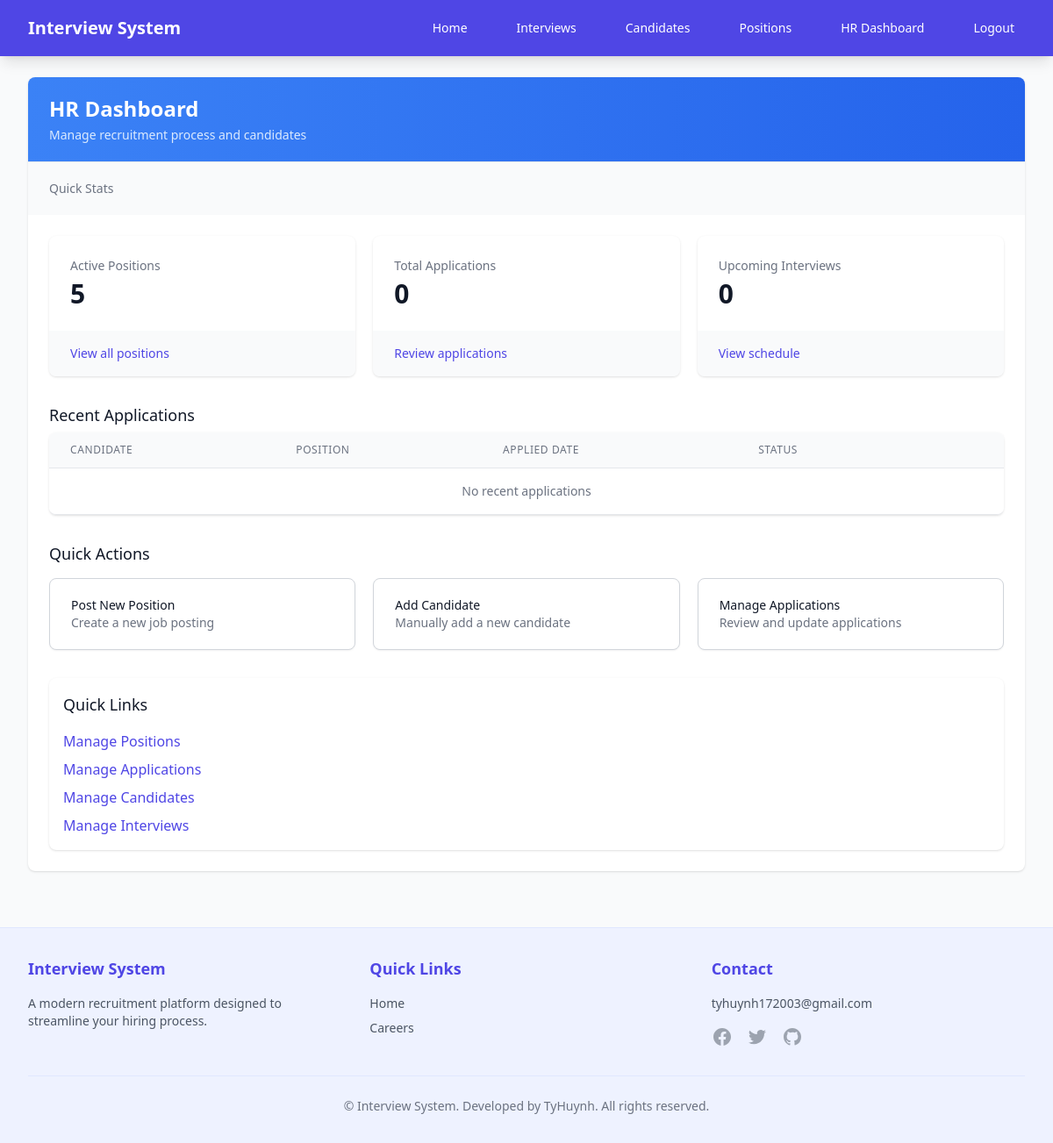
The page /hr/dashboard/ (signed in) on the database as committed earlier.
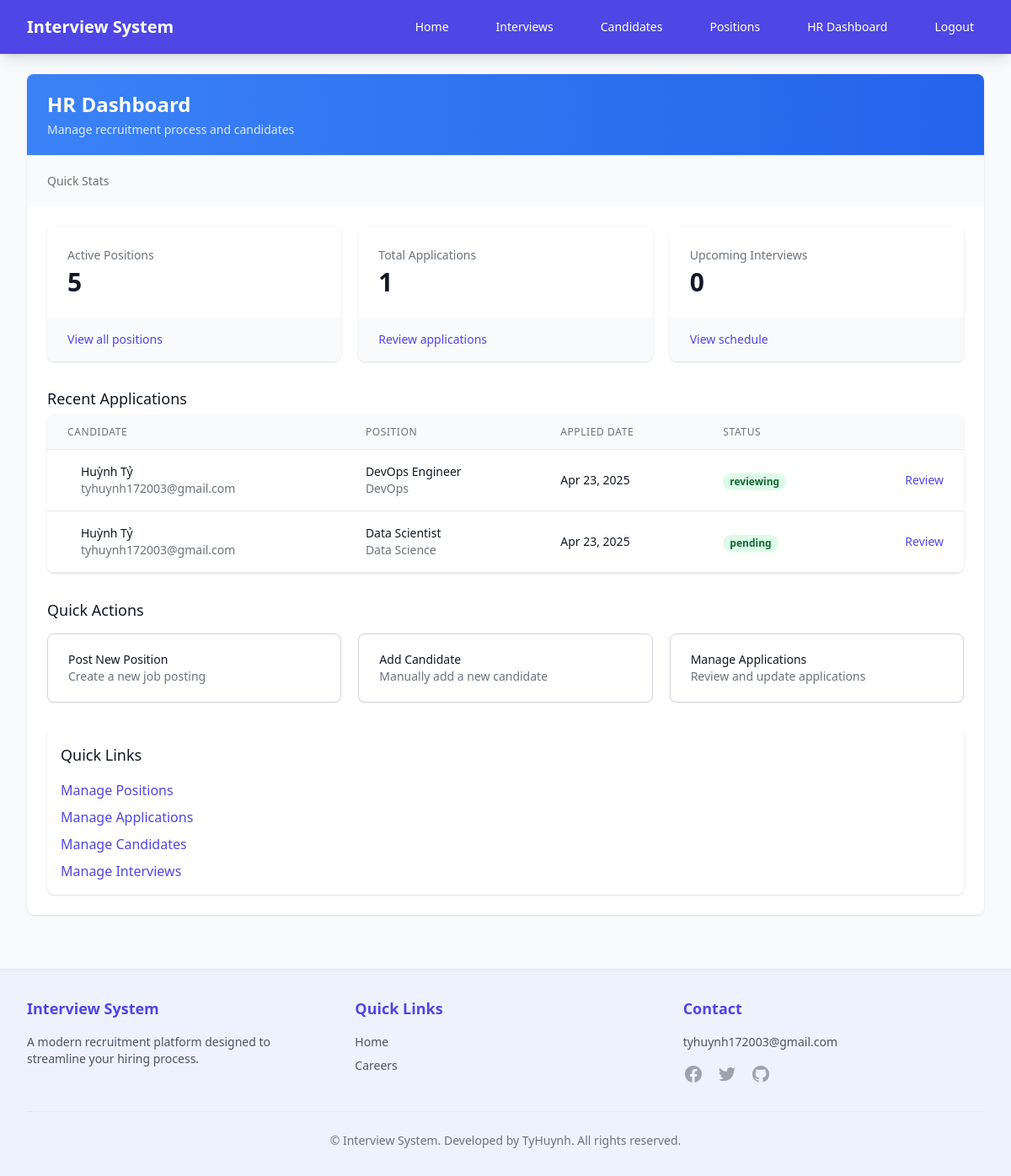
The same page on the database as committed later.
### recruitment/models.py (models this page shows, shortened)
class Application(models.Model):
    STATUS_CHOICES = [
        ('pending', 'Pending Review'),
        ('reviewing', 'Under Review'),
        ('interview', 'Interview Scheduled'),
        ('accepted', 'Accepted'),
        ('rejected', 'Rejected'),
    ]
    candidate = models.ForeignKey(Candidate, on_delete=models.CASCADE, related_name='applications')
    position = models.ForeignKey(Position, on_delete=models.CASCADE, related_name='applications')
    cover_letter = models.TextField(blank=True)
    resume = models.FileField(upload_to='resumes/', blank=True, null=True)
    created_at = models.DateTimeField(auto_now_add=True)
    updated_at = models.DateTimeField(auto_now=True)
    status = models.CharField(max_length=20, choices=STATUS_CHOICES, default='pending')

class Candidate(models.Model):
    user = models.OneToOneField(User, on_delete=models.CASCADE, null=True, blank=True)
    name = models.CharField(max_length=100)
    email = models.EmailField(unique=True)
    phone = models.CharField(max_length=20)
    resume = models.FileField(upload_to='resumes/', null=True, blank=True)
    created_at = models.DateTimeField(auto_now_add=True)

class Position(models.Model):
    title = models.CharField(max_length=100)
    description = models.TextField()
    requirements = models.TextField()
    salary_range = models.CharField(max_length=100, blank=True, null=True)  # Thêm trường lương
    department = models.CharField(max_length=100, blank=True, null=True)  # Thêm phòng ban
    is_active = models.BooleanField(default=True)
    EMPLOYMENT_TYPES = [
        ('full_time', 'Full-time'),
        ('part_time', 'Part-time'),
        ('contract', 'Contract'),
        ('temporary', 'Temporary'),
        ('internship', 'Internship'),
        ('remote', 'Remote'),
    ]
    employment_type = models.CharField(
        max_length=20,
        choices=EMPLOYMENT_TYPES,
        default='full_time',
        verbose_name='Employment Type'
    )

### recruitment/views.py (the view)
# urls.py: path('hr/dashboard/', views.hr_dashboard, name='hr_dashboard'),
@login_required
@user_passes_test(is_hr_staff)
def hr_dashboard(request):
    active_positions_count = Position.objects.filter(is_active=True).count()
    pending_applications_count = Application.objects.filter(status='pending').count()
    upcoming_interviews_count = Interview.objects.filter(
        scheduled_date__gte=timezone.now(),
        status='scheduled'
    ).count()
    recent_applications = Application.objects.all().order_by('-created_at')[:10]
    context = {
        'active_positions_count': active_positions_count,
        'pending_applications_count': pending_applications_count,
        'upcoming_interviews_count': upcoming_interviews_count,
        'recent_applications': recent_applications,
    }
    return render(request, 'recruitment/hr_dashboard.html', context)

### templates/recruitment/hr_dashboard.html (shortened to what this page needs)
{% extends 'base.html' %}
{% block content %}
<div class="bg-white shadow overflow-hidden sm:rounded-lg">
    <div class="px-4 py-5 sm:px-6 bg-gradient-to-r from-blue-500 to-blue-600">
        <h1 class="text-2xl font-bold text-white">HR Dashboard</h1>
        <p class="mt-1 max-w-2xl text-sm text-blue-100">Manage recruitment process and candidates</p>
    </div>
    <div class="border-t border-gray-200">
        <div class="bg-gray-50 px-4 py-5 sm:grid sm:grid-cols-3 sm:gap-4 sm:px-6">
            <div class="text-sm font-medium text-gray-500">Quick Stats</div>
        </div>
        <div class="px-4 py-5 sm:p-6">
            <div class="grid grid-cols-1 gap-5 sm:grid-cols-2 lg:grid-cols-3">
                <div class="bg-white overflow-hidden shadow rounded-lg">
                    <div class="px-4 py-5 sm:p-6">
                        <dl>
                            <dt class="text-sm font-medium text-gray-500 truncate">Active Positions</dt>
                            <dd class="mt-1 text-3xl font-semibold text-gray-900">{{ active_positions_count }}</dd>
                        </dl>
                    </div>
                    <div class="bg-gray-50 px-4 py-4 sm:px-6">
                        <div class="text-sm">
                            <a href="{% url 'recruitment:position_list' %}" class="font-medium text-indigo-600 hover:text-indigo-500">View all positions</a>
                        </div>
                    </div>
                </div>
                <div class="bg-white overflow-hidden shadow rounded-lg">
                    <div class="px-4 py-5 sm:p-6">
                        <dl>
                            <dt class="text-sm font-medium text-gray-500 truncate">Total Applications</dt>
                            <dd class="mt-1 text-3xl font-semibold text-gray-900">{{ pending_applications_count }}</dd>
                        </dl>
                    </div>
                    <div class="bg-gray-50 px-4 py-4 sm:px-6">
                        <div class="text-sm">
                            <a href="{% url 'recruitment:application_management' %}" class="font-medium text-indigo-600 hover:text-indigo-500">Review applications</a>
                        </div>
                    </div>
                </div>
                <div class="bg-white overflow-hidden shadow rounded-lg">
                    <div class="px-4 py-5 sm:p-6">
                        <dl>
                            <dt class="text-sm font-medium text-gray-500 truncate">Upcoming Interviews</dt>
                            <dd class="mt-1 text-3xl font-semibold text-gray-900">{{ upcoming_interviews_count }}</dd>
                        </dl>
                    </div>
                    <div class="bg-gray-50 px-4 py-4 sm:px-6">
                        <div class="text-sm">
                            <a href="{% url 'recruitment:interview_list' %}" class="font-medium text-indigo-600 hover:text-indigo-500">View schedule</a>
                        </div>
                    </div>
                </div>
            </div>
            <div class="mt-8">
                <h3 class="text-lg leading-6 font-medium text-gray-900">Recent Applications</h3>
                <div class="mt-2 flex flex-col">
                    <div class="-my-2 overflow-x-auto sm:-mx-6 lg:-mx-8">
                        <div class="py-2 align-middle inline-block min-w-full sm:px-6 lg:px-8">
                            <div class="shadow overflow-hidden border-b border-gray-200 sm:rounded-lg">
                                <table class="min-w-full divide-y divide-gray-200">
                                    <thead class="bg-gray-50">
                                        <tr>
                                            <th scope="col" class="px-6 py-3 text-left text-xs font-medium text-gray-500 uppercase tracking-wider">Candidate</th>
                                            <th scope="col" class="px-6 py-3 text-left text-xs font-medium text-gray-500 uppercase tracking-wider">Position</th>
                                            <th scope="col" class="px-6 py-3 text-left text-xs font-medium text-gray-500 uppercase tracking-wider">Applied Date</th>
                                            <th scope="col" class="px-6 py-3 text-left text-xs font-medium text-gray-500 uppercase tracking-wider">Status</th>
                                            <th scope="col" class="relative px-6 py-3">
                                            </th>
                                        </tr>
                                    </thead>
                                    <tbody class="bg-white divide-y divide-gray-200">
                                        {% for application in recent_applications %}
                                        <tr>
                                            <td class="px-6 py-4 whitespace-nowrap">
                                                <div class="flex items-center">
                                                    <div class="ml-4">
                                                        <div class="text-sm font-medium text-gray-900">{{ application.candidate.name }}</div>
                                                        <div class="text-sm text-gray-500">{{ application.candidate.email }}</div>
                                                    </div>
                                                </div>
                                            </td>
                                            <td class="px-6 py-4 whitespace-nowrap">
                                                <div class="text-sm text-gray-900">{{ application.position.title }}</div>
                                                <div class="text-sm text-gray-500">{{ application.position.department }}</div>
                                            </td>
                                            <td class="px-6 py-4 whitespace-nowrap">
                                                <div class="text-sm text-gray-900">{{ application.created_at|date:"M d, Y" }}</div>
                                            </td>
                                            <td class="px-6 py-4 whitespace-nowrap">
                                                <span class="px-2 inline-flex text-xs leading-5 font-semibold rounded-full bg-green-100 text-green-800">
                                                    {{ application.status }}
                                                </span>
                                            </td>
                                            <td class="px-6 py-4 whitespace-nowrap text-right text-sm font-medium">
                                                <a href="{% url 'recruitment:application_detail' application.id %}" class="text-indigo-600 hover:text-indigo-900">Review</a>
                                            </td>
                                        </tr>
                                        {% empty %}
                                        <tr>
                                            <td colspan="5" class="px-6 py-4 whitespace-nowrap text-sm text-gray-500 text-center">
                                                No recent applications
                                            </td>
                                        </tr>
                                        {% endfor %}
                                    </tbody>
                                </table>
                            </div>
                        </div>
                    </div>
                </div>
            </div>
            <div class="mt-8">
                <h3 class="text-lg leading-6 font-medium text-gray-900">Quick Actions</h3>
                <div class="mt-4 grid grid-cols-1 gap-5 sm:grid-cols-2 lg:grid-cols-3">
                    <div class="relative rounded-lg border border-gray-300 bg-white px-6 py-5 shadow-sm flex items-center space-x-3 hover:border-gray-400 focus-within:ring-2 focus-within:ring-offset-2 focus-within:ring-indigo-500">
                        <div class="flex-1 min-w-0">
                            <a href="{% url 'recruitment:position_list' %}" class="focus:outline-none">
                                <span class="absolute inset-0" aria-hidden="true"></span>
                                <p class="text-sm font-medium text-gray-900">Post New Position</p>
                                <p class="text-sm text-gray-500">Create a new job posting</p>
                            </a>
                        </div>
                    </div>
                    <div class="relative rounded-lg border border-gray-300 bg-white px-6 py-5 shadow-sm flex items-center space-x-3 hover:border-gray-400 focus-within:ring-2 focus-within:ring-offset-2 focus-within:ring-indigo-500">
                        <div class="flex-1 min-w-0">
                            <a href="{% url 'recruitment:candidate_create' %}" class="focus:outline-none">
                                <span class="absolute inset-0" aria-hidden="true"></span>
                                <p class="text-sm font-medium text-gray-900">Add Candidate</p>
                                <p class="text-sm text-gray-500">Manually add a new candidate</p>
                            </a>
                        </div>
                    </div>
                    <div class="relative rounded-lg border border-gray-300 bg-white px-6 py-5 shadow-sm flex items-center space-x-3 hover:border-gray-400 focus-within:ring-2 focus-within:ring-offset-2 focus-within:ring-indigo-500">
                        <div class="flex-1 min-w-0">
                            <a href="{% url 'recruitment:application_management' %}" class="focus:outline-none">
                                <span class="absolute inset-0" aria-hidden="true"></span>
                                <p class="text-sm font-medium text-gray-900">Manage Applications</p>
                                <p class="text-sm text-gray-500">Review and update applications</p>
                            </a>
                        </div>
                    </div>
                </div>
            </div>
            <div class="mt-8 bg-white shadow rounded-lg p-4">
                <h2 class="text-lg font-medium text-gray-900 mb-4">Quick Links</h2>
                <ul class="space-y-2">
                    <li>
                        <a href="{% url 'recruitment:position_list' %}" class="text-indigo-600 hover:text-indigo-900">
                            Manage Positions
                        </a>
                    </li>
                    <li>
                        <a href="{% url 'recruitment:application_management' %}" class="text-indigo-600 hover:text-indigo-900">
                            Manage Applications
                        </a>
                    </li>
                    <li>
                        <a href="{% url 'recruitment:candidate_list' %}" class="text-indigo-600 hover:text-indigo-900">
                            Manage Candidates
                        </a>
                    </li>
                    <li>
                        <a href="{% url 'recruitment:interview_list' %}" class="text-indigo-600 hover:text-indigo-900">
                            Manage Interviews
                        </a>
                    </li>
                </ul>
            </div>
        </div>
    </div>
</div>
{% endblock %}

Rows that differ between the two databases and show on the page:
added Application: candidate.name "Huỳnh Tỷ", candidate.email "tyhuynh172003@gmail.com", position "DevOps Engineer", position.department "DevOps", created_at "Apr 23, 2025", status "reviewing"
added Application: candidate.name "Huỳnh Tỷ", candidate.email "tyhuynh172003@gmail.com", position "Data Scientist", position.department "Data Science", created_at "Apr 23, 2025", status "pending"
Other text that changed with them:
{{ pending_applications_count }}: "0" → "1"
text no longer shown: "No recent applications"
